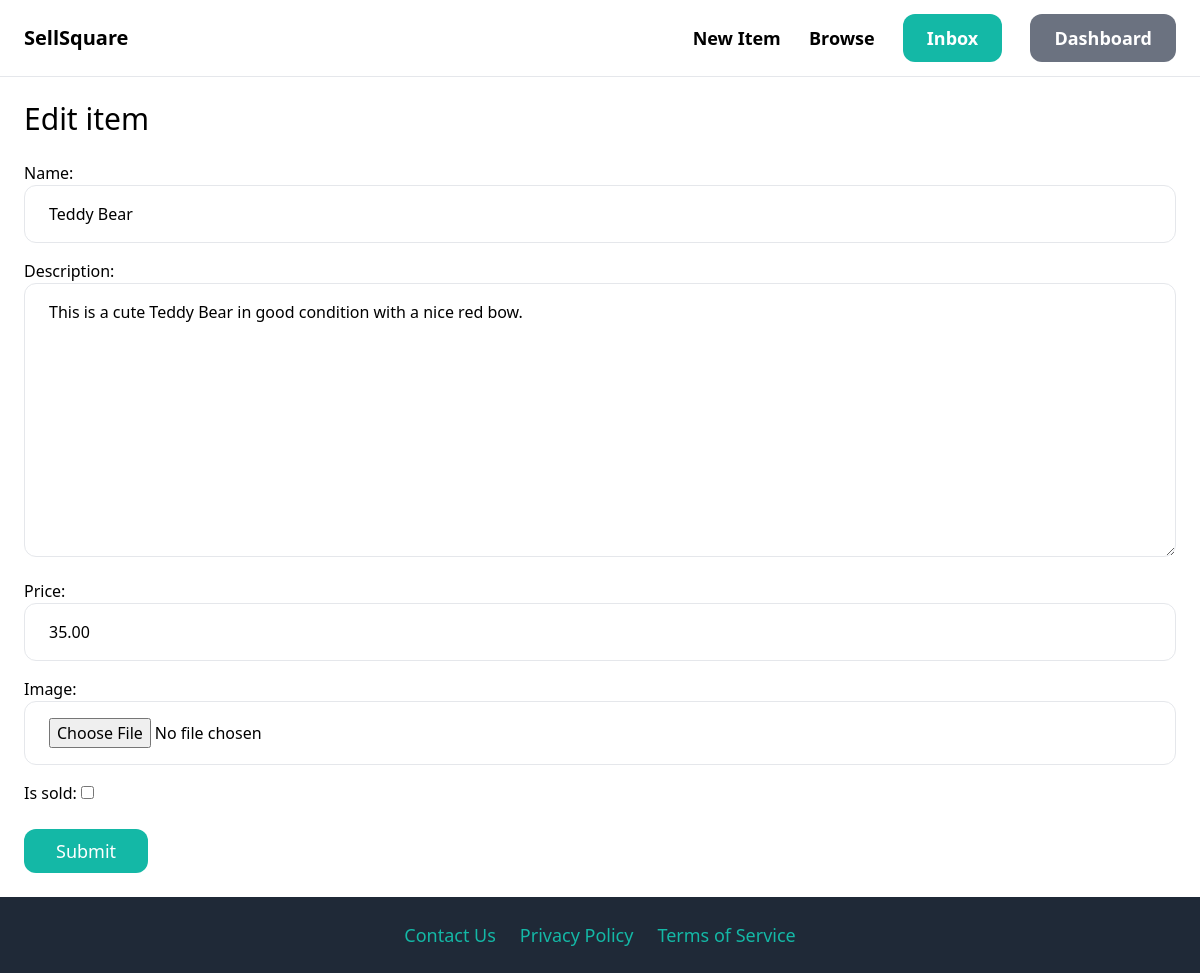
The page /items/1/edit/ (signed in) on the database its author committed.
### item/models.py (models this page shows, shortened)
class Item(models.Model):
    category = models.ForeignKey(Category, related_name='items', on_delete=models.CASCADE)
    name = models.CharField(max_length=255)
    description = models.TextField(blank=True, null=True)
    price = models.DecimalField(max_digits=10, decimal_places=2)
    image = models.ImageField(upload_to='item_images', blank=True, null=True)
    is_sold = models.BooleanField(default=False)
    created_by = models.ForeignKey(User, related_name='items', on_delete=models.CASCADE)
    created_at = models.DateTimeField(auto_now_add=True)

### item/views.py (the view)
# urls.py: path('<int:pk>/edit/', views.edit, name='edit'),
@login_required
def edit(request, pk):
    item = get_object_or_404(Item, pk=pk, created_by=request.user)
    if request.method == 'POST':
        form = EditItemForm(request.POST, request.FILES, instance=item)
        if form.is_valid():
            form.save()
            return redirect('item:detail', pk=item.id)
    else:
        form = EditItemForm(instance=item)
    return render(request, 'item/form.html', {'form': form, 'title': 'Edit item',})

### item/forms.py
class EditItemForm(forms.ModelForm):
    class Meta:
        model = Item
        fields = ("name", "description", "price", "image", "is_sold")
        widgets = {
            "name": forms.TextInput(attrs={
                "class": INPUT_CLASSES
            }),
            "description": forms.Textarea(attrs={
                "class": INPUT_CLASSES
            }),
            "price": forms.TextInput(attrs={
                "class": INPUT_CLASSES
            }),
              "image": forms.FileInput(attrs={
                "class": INPUT_CLASSES
            }),
        }

### item/templates/item/form.html (shortened to what this page needs)
{% extends 'core/base.html' %}
{% block content %}
<h1 class="mb-6 text-3xl">{{ title }}</h1>
<form method="post" action="." enctype="multipart/form-data">
    <div class="space-y-4">
        {{ form.as_p }}
    </div>
    <button class="mt-6 py-2 px-8 text-lg bg-teal-500 hover:bg-teal-700 rounded-xl text-white">Submit</button>
</form>
{% endblock %}

### rows shown on the page
Item: name "Teddy Bear", description "This is a cute Teddy Bear in good condition with a nice red bow.", price "35.00"

### other values the page prints
{{ title }} "Edit item"
